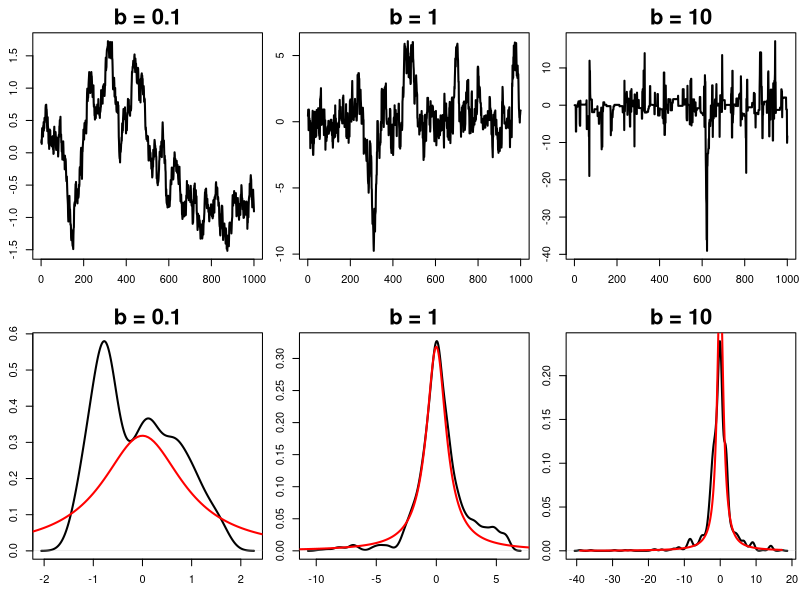

Generate this figure with R:


MH.Cauchy <- function(X0,b,N) 
{
    vX <- c()
    X <- X0
    for (i in 1:N) {
        Y <- rnorm(1,X,b)
        r <- min(c(1, (1 + X^2)/(1 + Y^2) ))
        if (runif(1)<r) { X <- Y; }  
        vX <- c(vX,X)
    }
    return(vX)
}


N <- 1000

b1 <- 0.1
b2 <- 1
b3 <- 10

X0 <- 0

vX1 <- MH.Cauchy(X0,b1,N) 
vX2 <- MH.Cauchy(X0,b2,N) 
vX3 <- MH.Cauchy(X0,b3,N) 

###############################################################################

pdf("MHexample1.pdf",width=12)

mai.dft <- c(1.02,0.82,0.82,0.42)
op    <- par(mai=mai.dft)
pcnt1  <- 0.40
pcnt2  <- 0.40
pcnt3  <- 0.40
pcnt4  <- 0.10
mai.new <- c(pcnt1,pcnt2,pcnt3,pcnt4)*mai.dft				
par(mfrow=c(2,3),mai=mai.new)

plot(vX1,type="l",lwd=2,main="b = 0.1",cex.main=2,xlab="",ylab="")
plot(vX2,type="l",lwd=2,main="b = 1"  ,cex.main=2,xlab="",ylab="")
plot(vX3,type="l",lwd=2,main="b = 10" ,cex.main=2,xlab="",ylab="")

range.x <- range(c(vX1,vX2,vX3))
x <- seq(range.x[1],range.x[2],,1000)
f <- dt(x,1)

plot(density(vX1),type="l",lwd=2,main="b = 0.1",cex.main=2,xlab="",ylab="")
lines(x,f,lwd=2,col="red")
plot(density(vX2),type="l",lwd=2,main="b = 1"  ,cex.main=2,xlab="",ylab="")
lines(x,f,lwd=2,col="red")
plot(density(vX3),type="l",lwd=2,main="b = 10" ,cex.main=2,xlab="",ylab="")
lines(x,f,lwd=2,col="red")

dev.off()

###############################################################################